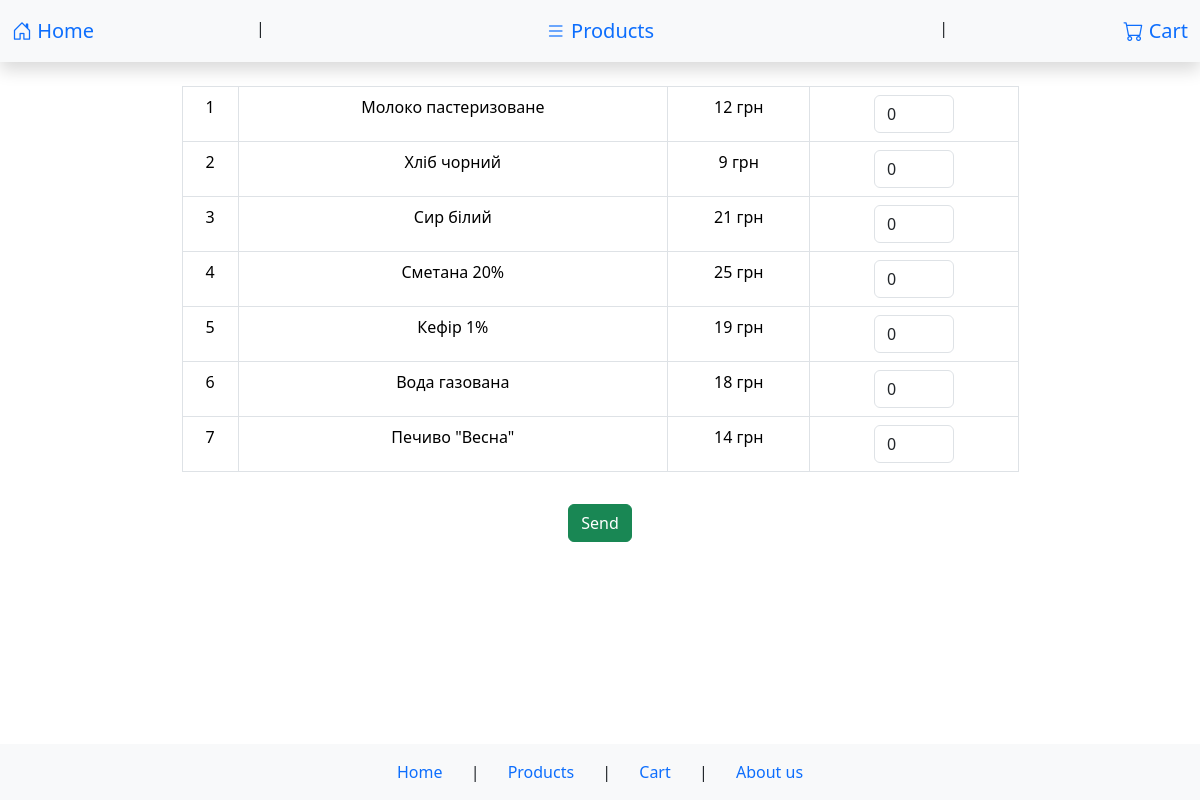
/products.php, run on the app's committed database.
### tables this page shows
CREATE TABLE products (    id INTEGER PRIMARY KEY AUTOINCREMENT,    name TEXT NOT NULL,    price INTEGER NOT NULL);

### session.php (called while the page is built, shortened)
<?php
$pdo = getDbConnection();
$products = [];
$stmt = $pdo->query("SELECT id, name, price FROM products");
while ($row = $stmt->fetch(PDO::FETCH_ASSOC)) {
    $products[$row['id']] = ['name' => $row['name'], 'price' => $row['price']];
}
?>

### products.php (the view, shortened to what this page needs)
<?php
include 'session.php';
?>
<!DOCTYPE html>
<html lang="uk">
<head>
</head>
<body>
<?php include 'header.php'; ?>
<main>
    <div class="container text-center">
        <form method="post">
            <table class="table table-bordered w-75 mx-auto">
                <tbody>
                    <?php foreach ($products as $id => $p): ?>
                    <tr>
                        <td><?= $id ?></td>
                        <td><?= $p['name'] ?></td>
                        <td><?= $p['price'] ?> грн</td>
                        <td><input type="number" name="qty[<?= $id ?>]" value="0" min="0" max="99" class="form-control" style="width:80px;margin:auto;"></td>
                    </tr>
                    <?php endforeach; ?>
                </tbody>
            </table>
            <button type="submit" name="add_to_cart" class="btn btn-success mt-3">Send</button>
        </form>
    </div>
</main>
<?php include 'footer.php'; ?>
</body>
</html>

### header.php
<link href="https://cdn.jsdelivr.net/npm/bootstrap@5.3.3/dist/css/bootstrap.min.css" rel="stylesheet">
<link rel="stylesheet" href="https://cdn.jsdelivr.net/npm/bootstrap-icons@1.13.1/font/bootstrap-icons.min.css">
<header class="bg-light py-3 mb-4 shadow">
    <div class="container-fluid">
        <div class="row text-center">
            <div class="col text-start">
                <a href="home.php" class="text-decoration-none fs-5"><i class="bi bi-house-door"></i> Home</a>
            </div>
            <div class="col text-start">
                    <span class="ms-1">|</span>
            </div>
            <div class="col text-center">
                <a href="products.php" class="text-decoration-none fs-5"><i class="bi bi-list"></i> Products</a>
            </div>
            <div class="col text-end">
                    <span class="ms-1">|</span>
            </div>
            <div class="col text-end">
                <a href="cart.php" class="text-decoration-none fs-5"><i class="bi bi-cart"></i> Cart</a>
            </div>
        </div>
    </div>
</header>

### footer.php
<footer class="bg-light py-3 mt-5">
    <div class="text-center">
        <a href="home.php" class="text-decoration-none mx-4">Home</a> |
        <a href="products.php" class="text-decoration-none mx-4">Products</a> |
        <a href="cart.php" class="text-decoration-none mx-4">Cart</a> |
        <a href="https://www.php.net/" class="text-decoration-none mx-4">About us</a>
    </div>
</footer>

### products.php (style rules this page uses)
html, body { height: 100%; margin: 0; }
body { display: flex; flex-direction: column; }
main { flex: 1; }

### data on the page
products: id "1", name "Молоко пастеризоване", price "12"
products: id "2", name "Хліб чорний", price "9"
products: id "3", name "Сир білий", price "21"
products: id "4", name "Сметана 20%", price "25"
products: id "5", name "Кефір 1%", price "19"
products: id "6", name "Вода газована", price "18"
products: id "7", name "Печиво \"Весна\"", price "14"
